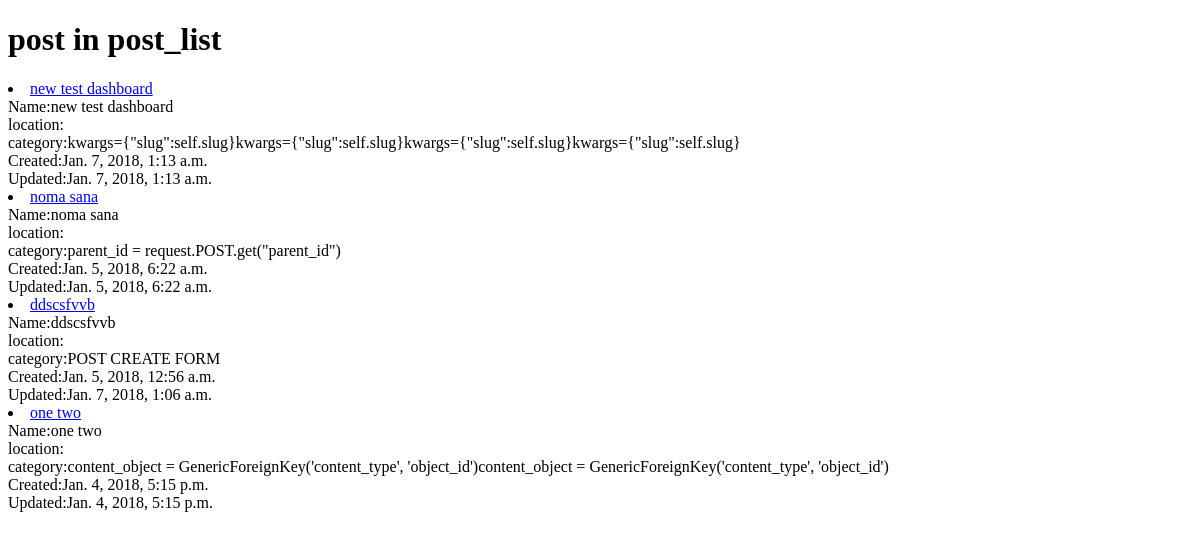
The app's page /dashboard/bich/ (signed in), older data.
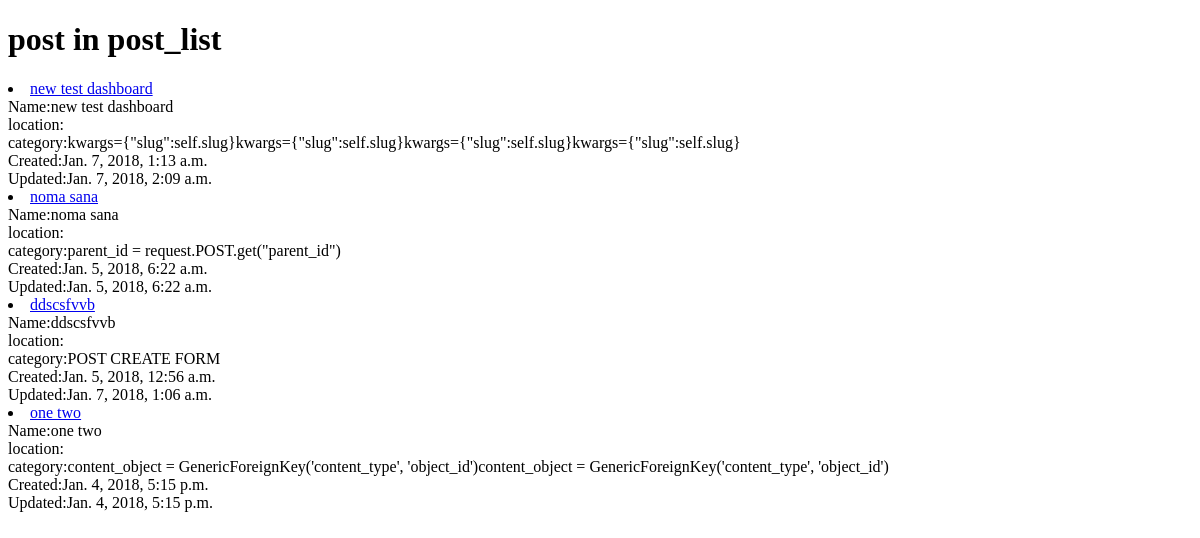
The same page, newer data.
### Main/models.py (models this page shows, shortened)
class Post(models.Model):
    owner =  models.ForeignKey(User, on_delete=models.CASCADE)
    title = models.CharField(max_length=200)
    slug      =      models.SlugField(unique=True,blank=True, null=True)
    image = models.ImageField(upload_to=upload_location)
    image_2 = models.ImageField(upload_to=upload_location)
    image_3 = models.ImageField(upload_to=upload_location,blank=True, null=True)
    description = models.TextField()
    size_of_land = models.CharField(max_length=150)
    location_details = models.CharField(max_length=300)
    price = models.CharField(max_length=150)
    features = models.TextField()
    updated = models.DateTimeField(auto_now=True, auto_now_add=False)
    timestamp = models.DateTimeField(auto_now=False, auto_now_add=True)
    def __str__(self):
        return self.title
    def get_absolute_url(self):
        return reverse("Main:post_detail",kwargs={"slug":self.slug})
    class Meta:
        ordering = ["-timestamp", "-updated"]

### dashboard/views.py (the view)
class DashboardPostListView(LoginRequiredMixin,ListView):
    template_name = 'Dashboard/listings.html'
    def get_queryset(self):
        return Post.objects.filter(owner=self.request.user)

### Main/templates/Main/post_list.html (shortened to what this page needs)
<!DOCTYPE html>
<html lang="en">
<head>
</head>
<body>
    <h1> post in post_list</h1>
    {% for post in post_list %}
    <li><a href="{{ post.get_absolute_url }}">{{ post }}</a></li>
   Name:{{ post.title }} <br>   location:{{ post.location }} <br> category:{{ post.description }}  <br> Created:{{ post.timestamp }} <br>Updated:{{ post.updated }}
    {% endfor %}
</body>
</html>

Row changes from the older to the newer data that the page shows:
changed Post "new test dashboard": updated "Jan. 7, 2018, 1:13 a.m." → "Jan. 7, 2018, 2:09 a.m."
